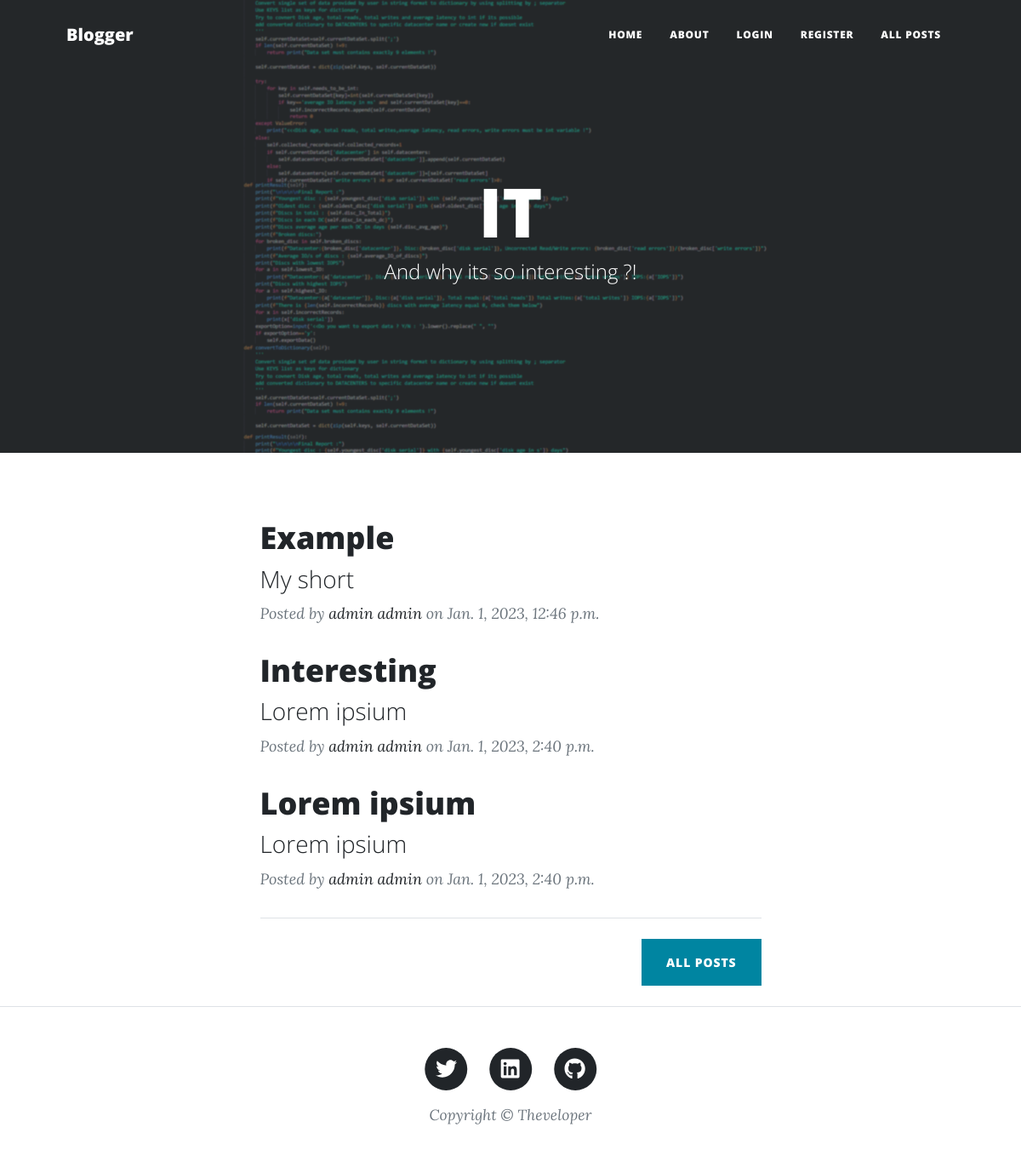
The page / on the database its author committed.
### posts/models.py (models this page shows, shortened)
class Post(models.Model):
    user=models.ForeignKey(Account,on_delete=models.CASCADE,null=True)
    title=models.CharField(max_length=50)
    short=models.CharField(max_length=50)
    description=models.TextField()
    is_active=models.BooleanField(default=False)
    created_at=models.DateTimeField(auto_now_add=True)

### accounts/models.py (models this page shows, shortened)
class Account(AbstractBaseUser):
    first_name      = models.CharField(max_length=50)
    last_name       = models.CharField(max_length=50)
    username        = models.CharField(max_length=50, unique=True)
    email           = models.EmailField(max_length=100, unique=True)
    phone_number    = models.CharField(max_length=50)
    date_joined     = models.DateTimeField(auto_now_add=True)
    last_login      = models.DateTimeField(auto_now_add=True)
    is_admin        = models.BooleanField(default=False)
    is_staff        = models.BooleanField(default=False)
    is_active        = models.BooleanField(default=False)
    is_superadmin        = models.BooleanField(default=False)
    USERNAME_FIELD = 'email'
    REQUIRED_FIELDS = ['username', 'first_name', 'last_name']
    objects = MyAccountManager()

### posts/views.py (the view)
# urls.py: path('', views.PostListHomeView.as_view(), name="PostListHomeView"),
class PostListHomeView(generic.ListView):
    model = Post
    context_object_name = 'post_list'
    queryset = Post.objects.all()[:3]
    template_name = 'home.html'
    def get_context_data(self, **kwargs):
        context = super().get_context_data(**kwargs)
        context['title'] = 'IT'
        context['description'] = 'And why its so interesting ?!'
        return context

### templates/home.html
{% extends "base.html" %}
 {%load static%}
 {% block content%}
        <div class="container px-4 px-lg-5">
            <div class="row gx-4 gx-lg-5 justify-content-center">
                <div class="col-md-10 col-lg-8 col-xl-7">
    {% for post in post_list %}
                    <div class="post-preview">
                        <a href="{% url 'PostDetailView' post.id %}">
                            <h2 class="post-title">{{post.title}}</h2>
                            <h3 class="post-subtitle">{{post.short}}</h3>
                        </a>
                        <p class="post-meta">
                            Posted by
                            <a href="#!">{{post.user.first_name}} {{post.user.last_name}}</a>
                            on {{post.created_at}}
                        </p>
                    </div>
    {% endfor %}
                    <hr class="my-4" />
{% if request.path == "/posts/" %}
<nav aria-label="Page navigation example">
  <ul class="pagination justify-content-center">
  {% if page_obj.has_previous %}
    <li class="page-item">
      <a class="page-link" href="/posts?page={{ page_obj.previous_page_number }}" tabindex="-1">Previous</a>
    </li>
    <li class="page-item"><a class="page-link" href="/posts?page={{ page_obj.previous_page_number }}">{{ page_obj.previous_page_number }}</a></li>
    {% else %}
    <li class="page-item disabled">
      <a class="page-link" href="#" tabindex="-1">Previous</a>
    </li>
    {% endif %}
    <li class="page-item disabled"><a class="page-link" href="">{{ page_obj.number }}</a></li>
    {% if page_obj.has_next %}
    <li class="page-item"><a class="page-link" href="/posts?page={{ page_obj.next_page_number }}">{{ page_obj.next_page_number }}</a></li>
    <li class="page-item">
      <a class="page-link" href="/posts?page={{ page_obj.next_page_number }}">Next</a>
    </li>
    {% else %}
    <li class="page-item disabled">
      <a class="page-link" href="#">Next</a>
    </li>
    {% endif %}
  </ul>
</nav>
{% else %}
            <div class="d-flex justify-content-end mb-4"><a class="btn btn-primary text-uppercase" href="{% url 'PostListView' %}">All posts</a></div>
{% endif %}
                </div>
            </div>
        </div>
     {% endblock %}

### rows shown on the page
Post: title "Example", short "My short", user.first_name "admin", user.last_name "admin", created_at "Jan. 1, 2023, 12:46 p.m."
Post: title "Interesting", short "Lorem ipsium", user.first_name "admin", user.last_name "admin", created_at "Jan. 1, 2023, 2:40 p.m."
Post: title "Lorem ipsium", short "Lorem ipsium", user.first_name "admin", user.last_name "admin", created_at "Jan. 1, 2023, 2:40 p.m."

### other values the page prints
{{ title }} "IT"
{{ description }} "And why its so interesting ?!"
